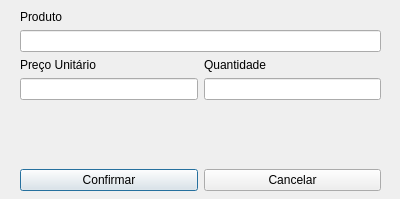
<?xml version="1.0" encoding="UTF-8"?>
<ui version="4.0">
 <class>fm_editarprodutovenda</class>
 <widget class="QDialog" name="fm_editarprodutovenda">
  <property name="geometry">
   <rect>
    <x>0</x>
    <y>0</y>
    <width>400</width>
    <height>199</height>
   </rect>
  </property>
  <property name="windowTitle">
   <string>Editar Produto</string>
  </property>
  <property name="windowIcon">
   <iconset resource="Arquivo_de_recursos.qrc">
    <normaloff>:/imagens/img/gestao-de-dados.png</normaloff>:/imagens/img/gestao-de-dados.png</iconset>
  </property>
  <widget class="QWidget" name="layoutWidget">
   <property name="geometry">
    <rect>
     <x>20</x>
     <y>10</y>
     <width>361</width>
     <height>181</height>
    </rect>
   </property>
   <layout class="QVBoxLayout" name="verticalLayout_4">
    <item>
     <layout class="QHBoxLayout" name="horizontalLayout">
      <item>
       <layout class="QVBoxLayout" name="verticalLayout">
        <item>
         <widget class="QLabel" name="label">
          <property name="text">
           <string>Produto</string>
          </property>
         </widget>
        </item>
        <item>
         <widget class="QLineEdit" name="txt_edita_produto"/>
        </item>
       </layout>
      </item>
     </layout>
    </item>
    <item>
     <layout class="QHBoxLayout" name="horizontalLayout_2">
      <item>
       <layout class="QVBoxLayout" name="verticalLayout_2">
        <item>
         <widget class="QLabel" name="label_2">
          <property name="text">
           <string>Preço Unitário</string>
          </property>
         </widget>
        </item>
        <item>
         <widget class="QLineEdit" name="txt_edita_precoUnitario"/>
        </item>
       </layout>
      </item>
      <item>
       <layout class="QVBoxLayout" name="verticalLayout_3">
        <item>
         <widget class="QLabel" name="label_3">
          <property name="text">
           <string>Quantidade</string>
          </property>
         </widget>
        </item>
        <item>
         <widget class="QLineEdit" name="txt_edita_quantidade"/>
        </item>
       </layout>
      </item>
     </layout>
    </item>
    <item>
     <spacer name="verticalSpacer">
      <property name="orientation">
       <enum>Qt::Orientation::Vertical</enum>
      </property>
      <property name="sizeHint" stdset="0">
       <size>
        <width>20</width>
        <height>40</height>
       </size>
      </property>
     </spacer>
    </item>
    <item>
     <layout class="QHBoxLayout" name="horizontalLayout_3">
      <item>
       <widget class="QPushButton" name="btn_edita_confirma">
        <property name="text">
         <string>Confirmar</string>
        </property>
       </widget>
      </item>
      <item>
       <widget class="QPushButton" name="btn_edita_cancela">
        <property name="text">
         <string>Cancelar</string>
        </property>
       </widget>
      </item>
     </layout>
    </item>
   </layout>
  </widget>
 </widget>
 <resources>
  <include location="Arquivo_de_recursos.qrc"/>
 </resources>
 <connections/>
</ui>
